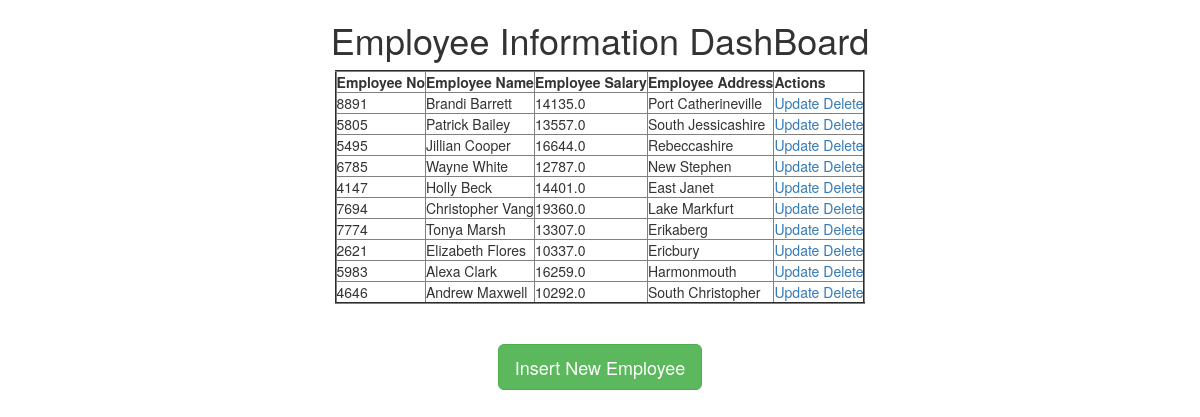
The page / on the database its author committed.
### testapp/models.py (models this page shows)
class Employee(models.Model):
    eno = models.IntegerField()
    ename = models.CharField(max_length=64)
    esal = models.FloatField()
    eaddr = models.CharField(max_length=256)

### testapp/views.py (the view)
# urls.py: path('', views.retrive_view, name="home"),
def retrive_view(request):
    employees = Employee.objects.all()
    return render(request, 'testapp/index.html',{'employees':employees})

### templates/testapp/index.html
<!DOCTYPE html>
{%extends 'testapp/base.html'%}
        {%block body_block%}
        <h1>Employee Information DashBoard</h1>
        <table border="2">
            <thead>
                <th>Employee No</th>
                <th>Employee Name</th>
                <th>Employee Salary</th>
                <th>Employee Address</th>
                <th>Actions</th>
            </thead>
            {%for emp in employees %}
            <tr>
                <td>{{emp.eno}}</td>
                <td>{{emp.ename}}</td>
                <td>{{emp.esal}}</td>
                <td>{{emp.eaddr}}</td>
                <td><a href="/update/{{emp.id}}">Update</a> <a href="/delete/{{emp.id}}">Delete</a></td>
            </tr>
            {% endfor %}
        </table><br><br>
        <a href="/create" class="btn btn-success btn-lg">Insert New Employee</a>
        {%endblock%}

### templates/testapp/base.html (shortened to what this page needs)
<!DOCTYPE html>
<html lang="en">
<head>
    <link rel="stylesheet" href="https://stackpath.bootstrapcdn.com/bootstrap/3.4.1/css/bootstrap.min.css">
</head>
<body>
    <div class="container" align="center">
        {%block body_block%}
        {%endblock%}
    </div>
</body>
</html>

### rows shown on the page
Employee: eno "8891", ename "Brandi Barrett", esal "14135.0", eaddr "Port Catherineville"
Employee: eno "5805", ename "Patrick Bailey", esal "13557.0", eaddr "South Jessicashire"
Employee: eno "5495", ename "Jillian Cooper", esal "16644.0", eaddr "Rebeccashire"
Employee: eno "6785", ename "Wayne White", esal "12787.0", eaddr "New Stephen"
Employee: eno "4147", ename "Holly Beck", esal "14401.0", eaddr "East Janet"
Employee: eno "7694", ename "Christopher Vang", esal "19360.0", eaddr "Lake Markfurt"
Employee: eno "7774", ename "Tonya Marsh", esal "13307.0", eaddr "Erikaberg"
Employee: eno "2621", ename "Elizabeth Flores", esal "10337.0", eaddr "Ericbury"
Employee: eno "5983", ename "Alexa Clark", esal "16259.0", eaddr "Harmonmouth"
Employee: eno "4646", ename "Andrew Maxwell", esal "10292.0", eaddr "South Christopher"
